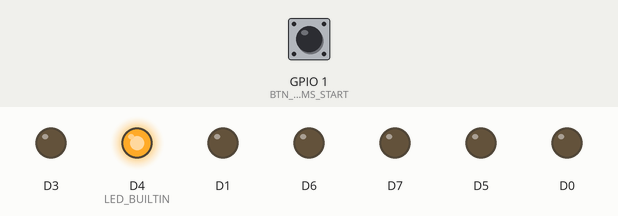
Recording of a sketch running on a simulated ESP8266 (NodeMCU). Shown: output pins drawn as LEDs (lit = HIGH, except the on-board LED, lit = LOW). Inputs (shaded band) come from the test bench; at power-on: GPIO 1 (BTN_PCB_IMS_START) LOW. Nothing arrives over Bluetooth unless stated; a phone connects over Bluetooth LE 3 s after start; what the sketch prints to the serial monitor is not drawn.

Above: at 0.0 s.
At 1.1 s:
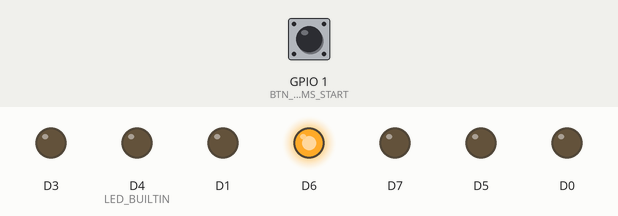
At 6.1 s:
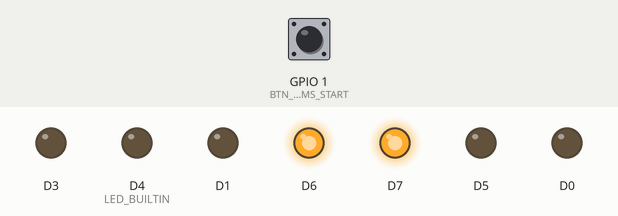
Timing chart, 0 to 7.6 s (numbered marks = the images above):
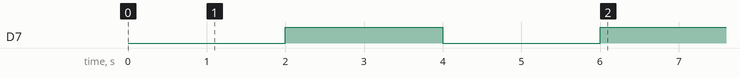

Measured:
- by itself, D7: LOW → HIGH at 2.0 s, → LOW 2.0 s later, → HIGH 2.0 s later

The sketch:

ProyectoIMS.ino
```cpp
/*************************************************************************
  Código IMS BLE gauge board
  Tarjeta:
  Arduino Nano 33 BLE
  Crea un periférico BLE con un servicio personalizado que comprende una
  característica para la lectura del ADS1232 en modo Notify. Se utiliza
  la librería ADS123x de https://github.com/HamidSaffari/ADS123X.
 ************************************************************************/


#include <ArduinoBLE.h>
#include <ADS123X.h>


#define LED_PCB_IMS_STAT D11
#define BTN_PCB_IMS_START D10

#define BTN_PRESSED 0
#define BTN_NOT_PRESSED 1

#define BLE_DEVICE_NAME "BLE IMS gauge board"
#define BLE_SERVICE_UUID "68D2E014-B38D-11EC-B909-0242AC120002"
#define BLE_CHARACTERISTIC_UUID "68D2E015-B38D-11EC-B909-0242AC120002"

#define ADC_DOUT D2
#define ADC_SCLK D3
#define ADC_PDWN D4
#define ADC_GAIN0 D7
#define ADC_GAIN1 D6
#define ADC_SPEED D5
#define ADC_A0 D0
#define ADC_A1 D1

#define ADC_READ_INTERVAL_MS 200
#define ADS_AVERAGE_READ_COUNT 10


enum States {
  BLE_START_ADVERTISING,
  BLE_STOP_ADVERTISING,
  BLE_ADVERTISING,
  BLE_IDLE_ADVERTISING
};

States state = BLE_IDLE_ADVERTISING;

// BLE Custom Gauge Service
BLEService strainGaugeService(BLE_SERVICE_UUID);

// BLE Custom Characteristic
BLEFloatCharacteristic ads1232ReadingCharacteristic(BLE_CHARACTERISTIC_UUID, BLERead | BLENotify);

// ADS123X instance
ADS123X ads1232;

BLEDevice central;


/****************************************
   Main Functions
 ****************************************/

void setup() {
  Serial.begin(9600);
  delay(1000);

  Serial.println("\n--- Start---");

  pinMode(LED_BUILTIN, OUTPUT);
  pinMode(BTN_PCB_IMS_START, INPUT);

  // BLE setup
  setupBLEPeripheral();

  // ADS1232 initialization
  ads1232.begin(ADC_DOUT, ADC_SCLK, ADC_PDWN, ADC_GAIN0, ADC_GAIN1, ADC_SPEED, ADC_A0, ADC_A1);
}

void loop() {
  static unsigned long previousMillis = 0;
  unsigned long currentMillis = millis();

  switch (state) {
    case BLE_START_ADVERTISING:
      digitalWrite(LED_PCB_IMS_STAT, HIGH);

      // start advertising
      BLE.advertise();
      Serial.println("Bluetooth device active, waiting for connections...");

      state = BLE_ADVERTISING;
      break;

    case BLE_ADVERTISING:
      central = BLE.central();

      // if a central is connected to the peripheral
      if (central) {
        Serial.println("* Connected to central device!");
        Serial.print("* Device MAC address: ");
        Serial.println(central.address());
        Serial.println(" ");

        digitalWrite(LED_BUILTIN, HIGH);

        while (central.connected()) {
          previousMillis = 0;
          currentMillis = millis();
          static unsigned long adcReadingMillis = 0;

          if (digitalRead(BTN_PCB_IMS_START) == BTN_PRESSED && currentMillis - previousMillis >= 2000) {
            // stop advertising
            BLE.stopAdvertise();
            Serial.println("Bluetooth device stop advertising...");

            // disconnect from central device
            central.disconnect();

            previousMillis = currentMillis;
            state = BLE_IDLE_ADVERTISING;
          }

          if (currentMillis - adcReadingMillis >= ADC_READ_INTERVAL_MS) {
            adcReadingMillis = currentMillis;
            Serial.println("ADS1232 gauge value notify");
            //updateADS1232Reading();
          }
        }

        // when the central disconnects, turn off the LED:
        digitalWrite(LED_BUILTIN, LOW);
        digitalWrite(LED_PCB_IMS_STAT, LOW);

        Serial.println("* Disconnected to central device!");
        Serial.print("* Device MAC address: ");
        Serial.println(central.address());
        Serial.println(" ");

        Serial.println("Bluetooth device active, waiting for connections...");
      }

      if (digitalRead(BTN_PCB_IMS_START) == BTN_PRESSED && currentMillis - previousMillis >= 2000) {
        // stop advertising
        BLE.stopAdvertise();
        Serial.println("Bluetooth device stop advertising...");

        previousMillis = currentMillis;
        state = BLE_IDLE_ADVERTISING;
      }
      break;

    case BLE_IDLE_ADVERTISING:
      digitalWrite(LED_PCB_IMS_STAT, LOW);

      if (digitalRead(BTN_PCB_IMS_START) == BTN_PRESSED && currentMillis - previousMillis >= 2000) {
        previousMillis = currentMillis;
        state = BLE_START_ADVERTISING;
      }
      break;
  }

}

/****************************************
   Auxiliar Functions
 ****************************************/

void setupBLEPeripheral() {
  // begin BLE initialization
  while (!BLE.begin()) {
    Serial.println("starting BLE failed!...");
    delay(1000);
  }

  Serial.println("IMS BLE gauge board (Peripheral Device)");
  Serial.println(" ");

  Serial.print("My BLE MAC:\t\t ");
  Serial.println(BLE.address());

  Serial.print("Service UUID:\t\t ");
  Serial.println(strainGaugeService.uuid());

  Serial.print("Characteristic UUID:\t ");
  Serial.println(ads1232ReadingCharacteristic.uuid());
  Serial.println();

  // set a local name for the BLE device
  BLE.setLocalName(BLE_DEVICE_NAME);

  // set the BLE service UUID
  BLE.setAdvertisedService(strainGaugeService);

  // add BLE characteristic
  strainGaugeService.addCharacteristic(ads1232ReadingCharacteristic);

  // add the BLE service
  BLE.addService(strainGaugeService);

  // set an initial value for this characteristic
  ads1232ReadingCharacteristic.setValue(0.f);
}

void updateADS1232Reading() {
  static float oldValue = 0;
  float averageValue;

  // promedio de lecturas del ADS1232
  ads1232.get_units(AINP1, averageValue, ADS_AVERAGE_READ_COUNT, true);

  // si lectura del ADS1232 cambió
  if (averageValue != oldValue) {
    Serial.print("ADS1232 reading: ");
    Serial.println(averageValue);

    // update the ads1232Reading characteristic
    ads1232ReadingCharacteristic.writeValue(averageValue);

    // save the value for next comparison
    oldValue = averageValue;
  }
}
```
